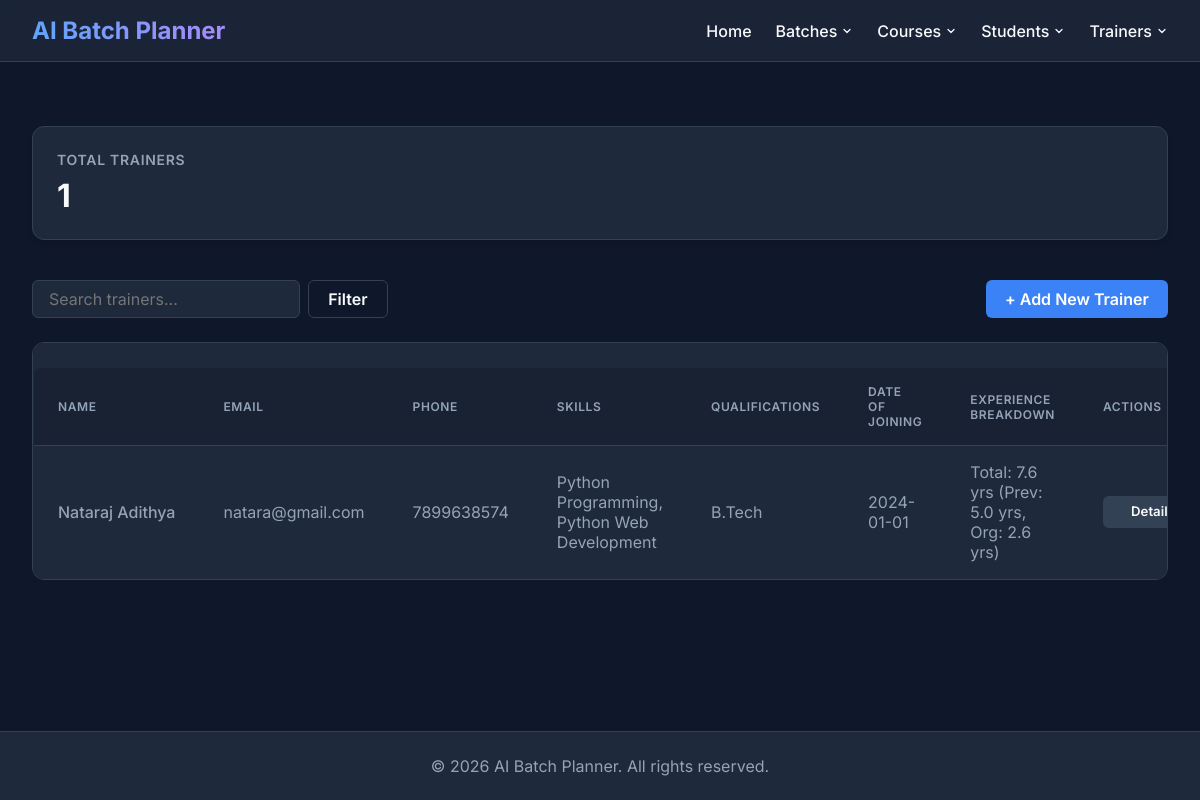
The app's page /trainers, older data.
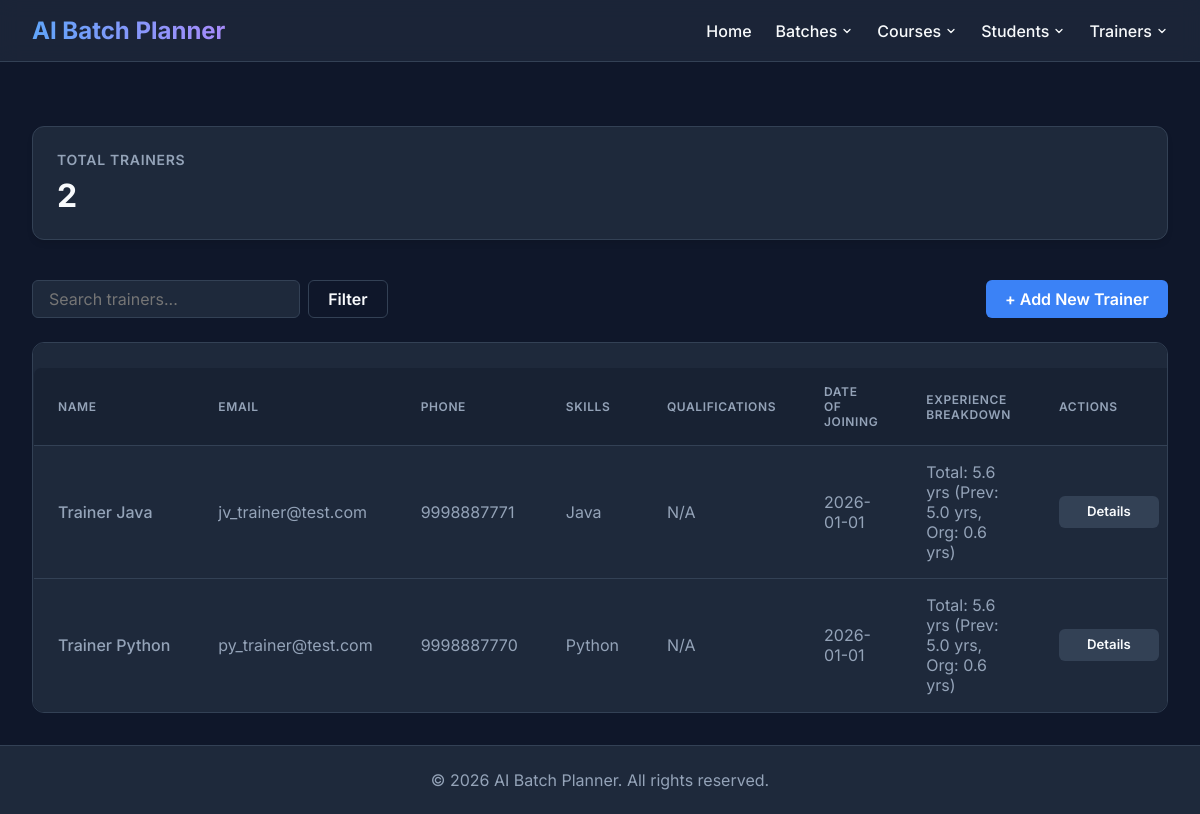
The same page, newer data.
### tables this page shows
CREATE TABLE trainer (
    trainer_id INTEGER PRIMARY KEY AUTOINCREMENT,

    full_name TEXT NOT NULL,

    email TEXT NOT NULL UNIQUE,

    phone TEXT NOT NULL UNIQUE,

    skills TEXT NOT NULL,

    qualifications TEXT,

    experience INTEGER NOT NULL CHECK (experience >= 0),

    status TEXT NOT NULL CHECK(status IN ('Active','Inactive')),

    created_at TIMESTAMP DEFAULT CURRENT_TIMESTAMP,

    updated_at TIMESTAMP DEFAULT CURRENT_TIMESTAMP,

    created_by TEXT,

    updated_by TEXT
, date_of_joining TEXT, previous_experience REAL DEFAULT 0.0);

### routes/trainer_routes.py (the view)
@trainer_bp.route("/trainers", methods=["GET"])
def view_trainers():
    keyword = request.args.get("keyword", "").strip()
    status = request.args.get("status", "").strip()
    if keyword or status:
        trainers = filter_trainers(status=status, keyword=keyword)
    else:
        trainers = get_all_trainers()
    stats = get_trainer_statistics()
    return render_template(
        "trainers.html",
        trainers=trainers,
        stats=stats
    )

### database/db.py (called while the page is built)
def get_connection():
    connection = sqlite3.connect(DATABASE_NAME)
    connection.row_factory = sqlite3.Row
    connection.execute("PRAGMA foreign_keys = ON")
    return connection

### models/trainer.py (called while the page is built)
def get_all_trainers():
    connection = get_connection()
    try:
        cursor = connection.cursor()
        query = """
            SELECT
                trainer_id,
                full_name,
                email,
                phone,
                skills,
                qualifications,
                experience,
                date_of_joining,
                previous_experience,
                status,
                created_at,
                updated_at,
                created_by,
                updated_by
            FROM trainer
            ORDER BY full_name ASC
        """
        cursor.execute(query)
        return cursor.fetchall()
    finally:
        connection.close()

### services/trainer_service.py (called while the page is built)
def get_all_trainers():
    trainers = fetch_trainers()
    today = datetime.date.today()
    trainer_list = []
    for t in trainers:
        t_dict = dict(t)
        doj_str = t_dict.get('date_of_joining')
        prev_exp = t_dict.get('previous_experience') or 0.0
        this_org_exp = 0.0
        if doj_str:
            try:
                doj = datetime.date.fromisoformat(doj_str)
                this_org_exp = max(0.0, (today - doj).days / 365.25)
            except Exception:
                pass
        t_dict['this_org_experience'] = round(this_org_exp, 1)
        t_dict['total_experience'] = round(prev_exp + this_org_exp, 1)
        trainer_list.append(t_dict)
    return trainer_list

def get_trainer_statistics():
    return fetch_trainer_stats()

### templates/trainers.html (shortened to what this page needs)
{% extends 'base.html' %}
{% block content %}
<div class="stats-grid">
    <div class="stat-card">
        <div class="stat-title">Total Trainers</div>
        <div class="stat-value">{{ stats.total_trainers }}</div>
    </div>
</div>
<div class="toolbar">
    <form class="search-form" action="{{ url_for('trainer.view_trainers') }}" method="GET">
        <input type="text" name="keyword" class="input-control" placeholder="Search trainers..."
            value="{{ request.args.get('keyword', '') }}">
        <button type="submit" class="btn btn-outline">Filter</button>
    </form>
    <a href="{{ url_for('trainer.add_trainer') }}" class="btn btn-primary">+ Add New Trainer</a>
</div>
<div class="table-container">
    <table class="data-table" id="trainersTable">
        <thead>
            <tr>
                <th>Name</th>
                <th>Email</th>
                <th>Phone</th>
                <th>Skills</th>
                <th>Qualifications</th>
                <th>Date of Joining</th>
                <th>Experience Breakdown</th>
                <th>Actions</th>
            </tr>
        </thead>
        <tbody>
            {% for trainer in trainers %}
            <tr class="trainer-row">
                <td style="font-weight: 500; white-space: nowrap;">{{ trainer['full_name'] }}</td>
                <td>{{ trainer['email'] }}</td>
                <td>{{ trainer['phone'] }}</td>
                <td>{{ trainer['skills'] }}</td>
                <td>{{ trainer['qualifications'] or 'N/A' }}</td>
                <td>{{ trainer['date_of_joining'] or 'N/A' }}</td>
                <td>Total: {{ trainer['total_experience'] }} yrs (Prev: {{ trainer['previous_experience'] }} yrs, Org:
                    {{ trainer['this_org_experience'] }} yrs)</td>
                <td>
                    <div class="actions-group">
                        <a href="{{ url_for('trainer.view_trainer_details', trainer_id=trainer['trainer_id']) }}"
                            class="btn btn-secondary">Details</a>
                    </div>
                </td>
            </tr>
            {% else %}
            <tr>
                <td colspan="8" style="text-align: center; color: var(--text-muted); padding: 3rem;">
                    No trainers found. Try adjusting your search filters.
                </td>
            </tr>
            {% endfor %}
        </tbody>
    </table>
</div>
{% endblock %}

### templates/base.html (shortened to what this page needs)
<!DOCTYPE html>
<html lang="en">
<head>
</head>
<body>
    <nav class="navbar">
        <a href="/" class="navbar-brand">AI Batch Planner</a>
        <div class="navbar-nav">
            <a href="/">Home</a>
            <div class="dropdown">
                <button class="dropdown-btn">
                    Batches
                    <svg width="12" height="12" viewBox="0 0 24 24" fill="none" stroke="currentColor" stroke-width="2.5"
                        stroke-linecap="round" stroke-linejoin="round">
                        <path d="m6 9 6 6 6-6" />
                    </svg>
                </button>
            </div>
            <div class="dropdown">
                <button class="dropdown-btn">
                    Courses
                    <svg width="12" height="12" viewBox="0 0 24 24" fill="none" stroke="currentColor" stroke-width="2.5"
                        stroke-linecap="round" stroke-linejoin="round">
                        <path d="m6 9 6 6 6-6" />
                    </svg>
                </button>
            </div>
            <div class="dropdown">
                <button class="dropdown-btn">
                    Students
                    <svg width="12" height="12" viewBox="0 0 24 24" fill="none" stroke="currentColor" stroke-width="2.5"
                        stroke-linecap="round" stroke-linejoin="round">
                        <path d="m6 9 6 6 6-6" />
                    </svg>
                </button>
            </div>
            <div class="dropdown">
                <button class="dropdown-btn">
                    Trainers
                    <svg width="12" height="12" viewBox="0 0 24 24" fill="none" stroke="currentColor" stroke-width="2.5"
                        stroke-linecap="round" stroke-linejoin="round">
                        <path d="m6 9 6 6 6-6" />
                    </svg>
                </button>
            </div>
        </div>
    </nav>
    <main class="container">
        {% block content %}{% endblock %}
    </main>
    <footer class="footer">
        &copy; 2026 AI Batch Planner. All rights reserved.
    </footer>
</body>
</html>

### templates/base.html (style rules this page uses)
:root { --bg-color: #0f172a; --surface-color: #1e293b; --surface-hover: #334155; --primary: #3b82f6; --primary-hover: #2563eb; --text-main: #f8fafc; --text-muted: #94a3b8; --danger: #ef4444; --success: #10b981; --border: #334155; }
body { margin: 0; font-family: 'Inter', sans-serif; background-color: var(--bg-color); color: var(--text-main); display: flex; flex-direction: column; min-height: 100vh; }
.navbar { background: rgba(30, 41, 59, 0.8); backdrop-filter: blur(10px); padding: 1rem 2rem; border-bottom: 1px solid var(--border); display: flex; justify-content: space-between; align-items: center; }
.navbar-brand { font-size: 1.5rem; font-weight: 700; color: #fff; text-decoration: none; background: linear-gradient(90deg, #60a5fa, #a78bfa); -webkit-background-clip: text; -webkit-text-fill-color: transparent; }
.navbar-nav { display: flex; align-items: center; }
.navbar-nav a, .navbar-nav .dropdown { margin-left: 1.5rem; }
.navbar-nav a { color: var(--text-main); text-decoration: none; font-weight: 500; transition: color 0.2s; line-height: 1; display: inline-flex; align-items: center; }
.dropdown { position: relative; display: flex; align-items: center; }
.dropdown-btn { color: var(--text-main); text-decoration: none; font-weight: 500; transition: color 0.2s; cursor: pointer; background: none; border: none; padding: 0; font-family: inherit; font-size: inherit; display: inline-flex; align-items: center; gap: 4px; margin: 0; line-height: 1; -webkit-appearance: none; appearance: none; }
.container { flex: 1; padding: 2rem; max-width: 1200px; margin: 0 auto; width: 100%; box-sizing: border-box; }
form { display: flex; flex-direction: column; gap: 12px; max-width: 500px; }
input, select, textarea { padding: 10px 14px; background-color: var(--surface-color); border: 1px solid var(--border); border-radius: 8px; color: var(--text-main); font-size: 1rem; transition: border-color 0.2s; }
button { padding: 10px 15px; background-color: var(--primary); color: white; border: none; border-radius: 8px; cursor: pointer; font-size: 1rem; font-weight: 600; transition: background-color 0.2s; margin-top: 10px; }
.btn { display: inline-flex !important; align-items: center !important; justify-content: center !important; box-sizing: border-box !important; vertical-align: middle !important; margin: 0 !important; }
.search-form { display: flex !important; align-items: center !important; gap: 0.5rem !important; }
.search-form .input-control, .search-form select, .search-form input, .search-form button, .search-form .btn { margin: 0 !important; box-sizing: border-box !important; vertical-align: middle !important; }
table { width: 100%; border-collapse: collapse; margin-top: 1.5rem; background-color: var(--surface-color); border-radius: 8px; overflow: hidden; border: 1px solid var(--border); }
th, td { text-align: left; padding: 14px; border-bottom: 1px solid var(--border); }
th { background-color: rgba(30, 41, 59, 0.5); color: var(--text-main); font-weight: 600; }
td { color: var(--text-muted); }
tr:last-child td { border-bottom: none; }
a { color: var(--primary); text-decoration: none; font-weight: 500; transition: color 0.2s; }
.footer { text-align: center; padding: 1.5rem; color: var(--text-muted); border-top: 1px solid var(--border); background: var(--surface-color); margin-top: auto; }

Row changes from the older to the newer data that the page shows:
removed trainer: full_name "Nataraj Adithya", email "natara@gmail.com", phone "7899638574", skills "Python Programming, Python Web Development", qualifications "B.Tech", date_of_joining "2024-01-01", total_experience "7.6", previous_experience "5.0", this_org_experience "2.6"
added trainer: full_name "Trainer Java", email "jv_trainer@test.com", phone "9998887771", skills "Java", qualifications "N/A", date_of_joining "2026-01-01", total_experience "5.6", previous_experience "5.0", this_org_experience "0.6"
added trainer: full_name "Trainer Python", email "py_trainer@test.com", phone "9998887770", skills "Python", qualifications "N/A", date_of_joining "2026-01-01", total_experience "5.6", previous_experience "5.0", this_org_experience "0.6"
Text that changed along with them:
{{ stats.total_trainers }}: "1" → "2"
